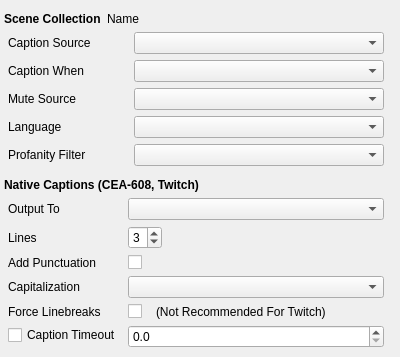
     <widget class="QWidget" name="tab">
      <attribute name="title">
       <string>General</string>
      </attribute>
      <layout class="QVBoxLayout" name="verticalLayout_2">
       <property name="spacing">
        <number>6</number>
       </property>
       <property name="leftMargin">
        <number>4</number>
       </property>
       <property name="topMargin">
        <number>12</number>
       </property>
       <property name="rightMargin">
        <number>12</number>
       </property>
       <property name="bottomMargin">
        <number>4</number>
       </property>
       <item>
        <widget class="QFrame" name="generalSceneCollectionWidget">
         <property name="sizePolicy">
          <sizepolicy hsizetype="Preferred" vsizetype="Fixed">
           <horstretch>0</horstretch>
           <verstretch>0</verstretch>
          </sizepolicy>
         </property>
         <property name="frameShape">
          <enum>QFrame::NoFrame</enum>
         </property>
         <property name="frameShadow">
          <enum>QFrame::Plain</enum>
         </property>
         <property name="lineWidth">
          <number>0</number>
         </property>
         <layout class="QFormLayout" name="formLayout_2">
          <property name="labelAlignment">
           <set>Qt::AlignLeading|Qt::AlignLeft|Qt::AlignVCenter</set>
          </property>
          <property name="formAlignment">
           <set>Qt::AlignLeading|Qt::AlignLeft|Qt::AlignTop</set>
          </property>
          <property name="verticalSpacing">
           <number>0</number>
          </property>
          <property name="leftMargin">
           <number>0</number>
          </property>
          <property name="topMargin">
           <number>0</number>
          </property>
          <property name="rightMargin">
           <number>0</number>
          </property>
          <property name="bottomMargin">
           <number>0</number>
          </property>
          <item row="1" column="0">
           <widget class="QLabel" name="sceneCollectionNameLabel_GeneralLeft">
            <property name="font">
             <font>
              <bold>true</bold>
             </font>
            </property>
            <property name="text">
             <string>Scene Collection</string>
            </property>
           </widget>
          </item>
          <item row="1" column="1">
           <widget class="QLabel" name="sceneCollectionNameLabel_GeneralRight">
            <property name="text">
             <string>Name</string>
            </property>
           </widget>
          </item>
         </layout>
        </widget>
       </item>
       <item>
        <widget class="QWidget" name="widget_2" native="true">
         <property name="sizePolicy">
          <sizepolicy hsizetype="Preferred" vsizetype="Fixed">
           <horstretch>0</horstretch>
           <verstretch>0</verstretch>
          </sizepolicy>
         </property>
         <layout class="QFormLayout" name="formLayout">
          <property name="sizeConstraint">
           <enum>QLayout::SetNoConstraint</enum>
          </property>
          <property name="labelAlignment">
           <set>Qt::AlignLeading|Qt::AlignLeft|Qt::AlignVCenter</set>
          </property>
          <property name="formAlignment">
           <set>Qt::AlignLeading|Qt::AlignLeft|Qt::AlignTop</set>
          </property>
          <property name="verticalSpacing">
           <number>6</number>
          </property>
          <property name="leftMargin">
           <number>4</number>
          </property>
          <property name="topMargin">
           <number>0</number>
          </property>
          <property name="rightMargin">
           <number>4</number>
          </property>
          <property name="bottomMargin">
           <number>0</number>
          </property>
          <item row="0" column="0">
           <widget class="QLabel" name="label">
            <property name="sizePolicy">
             <sizepolicy hsizetype="Fixed" vsizetype="Preferred">
              <horstretch>0</horstretch>
              <verstretch>0</verstretch>
             </sizepolicy>
            </property>
            <property name="text">
             <string>Caption Source</string>
            </property>
           </widget>
          </item>
          <item row="0" column="1">
           <widget class="QComboBox" name="sourcesComboBox">
            <property name="sizePolicy">
             <sizepolicy hsizetype="Preferred" vsizetype="Fixed">
              <horstretch>0</horstretch>
              <verstretch>0</verstretch>
             </sizepolicy>
            </property>
            <property name="minimumSize">
             <size>
              <width>250</width>
              <height>0</height>
             </size>
            </property>
           </widget>
          </item>
          <item row="1" column="0">
           <widget class="QLabel" name="captionWhenLabel">
            <property name="text">
             <string>Caption When</string>
            </property>
           </widget>
          </item>
          <item row="1" column="1">
           <widget class="QComboBox" name="captionWhenComboBox">
            <property name="sizePolicy">
             <sizepolicy hsizetype="Preferred" vsizetype="Fixed">
              <horstretch>0</horstretch>
              <verstretch>0</verstretch>
             </sizepolicy>
            </property>
            <property name="minimumSize">
             <size>
              <width>250</width>
              <height>0</height>
             </size>
            </property>
           </widget>
          </item>
          <item row="2" column="0">
           <widget class="QLabel" name="muteSourceLabel">
            <property name="text">
             <string>Mute Source</string>
            </property>
           </widget>
          </item>
          <item row="2" column="1">
           <widget class="QComboBox" name="muteSourceComboBox">
            <property name="sizePolicy">
             <sizepolicy hsizetype="Preferred" vsizetype="Fixed">
              <horstretch>0</horstretch>
              <verstretch>0</verstretch>
             </sizepolicy>
            </property>
            <property name="minimumSize">
             <size>
              <width>250</width>
              <height>0</height>
             </size>
            </property>
           </widget>
          </item>
          <item row="3" column="0">
           <widget class="QLabel" name="label_6">
            <property name="minimumSize">
             <size>
              <width>120</width>
              <height>0</height>
             </size>
            </property>
            <property name="text">
             <string>Language </string>
            </property>
           </widget>
          </item>
          <item row="3" column="1">
           <widget class="QComboBox" name="languageComboBox">
            <property name="sizePolicy">
             <sizepolicy hsizetype="Preferred" vsizetype="Fixed">
              <horstretch>0</horstretch>
              <verstretch>0</verstretch>
             </sizepolicy>
            </property>
            <property name="minimumSize">
             <size>
              <width>250</width>
              <height>0</height>
             </size>
            </property>
           </widget>
          </item>
          <item row="4" column="0">
           <widget class="QLabel" name="profanitFilterLabel">
            <property name="text">
             <string>Profanity Filter</string>
            </property>
           </widget>
          </item>
          <item row="4" column="1">
           <widget class="QComboBox" name="profanityFilterComboBox">
            <property name="sizePolicy">
             <sizepolicy hsizetype="Preferred" vsizetype="Fixed">
              <horstretch>0</horstretch>
              <verstretch>0</verstretch>
             </sizepolicy>
            </property>
            <property name="minimumSize">
             <size>
              <width>250</width>
              <height>0</height>
             </size>
            </property>
           </widget>
          </item>
          <item row="5" column="1">
           <widget class="QWidget" name="apiKeyWidget" native="true">
            <property name="minimumSize">
             <size>
              <width>250</width>
              <height>0</height>
             </size>
            </property>
            <layout class="QHBoxLayout" name="horizontalLayout_2">
             <property name="spacing">
              <number>4</number>
             </property>
             <property name="leftMargin">
              <number>0</number>
             </property>
             <property name="topMargin">
              <number>0</number>
             </property>
             <property name="rightMargin">
              <number>0</number>
             </property>
             <property name="bottomMargin">
              <number>0</number>
             </property>
            </layout>
           </widget>
          </item>
         </layout>
        </widget>
       </item>
       <item>
        <widget class="QLabel" name="label_5">
         <property name="font">
          <font>
           <bold>true</bold>
          </font>
         </property>
         <property name="text">
          <string>Native Captions (CEA-608, Twitch)</string>
         </property>
        </widget>
       </item>
       <item>
        <widget class="QFrame" name="frame">
         <property name="sizePolicy">
          <sizepolicy hsizetype="Preferred" vsizetype="Fixed">
           <horstretch>0</horstretch>
           <verstretch>0</verstretch>
          </sizepolicy>
         </property>
         <property name="frameShape">
          <enum>QFrame::NoFrame</enum>
         </property>
         <property name="frameShadow">
          <enum>QFrame::Raised</enum>
         </property>
         <layout class="QFormLayout" name="formLayout_5">
          <property name="labelAlignment">
           <set>Qt::AlignLeading|Qt::AlignLeft|Qt::AlignVCenter</set>
          </property>
          <property name="formAlignment">
           <set>Qt::AlignLeading|Qt::AlignLeft|Qt::AlignTop</set>
          </property>
          <property name="leftMargin">
           <number>4</number>
          </property>
          <property name="topMargin">
           <number>0</number>
          </property>
          <property name="rightMargin">
           <number>4</number>
          </property>
          <property name="bottomMargin">
           <number>4</number>
          </property>
          <item row="0" column="0">
           <widget class="QLabel" name="nativeOutputToLabel">
            <property name="text">
             <string>Output To</string>
            </property>
           </widget>
          </item>
          <item row="0" column="1">
           <widget class="QComboBox" name="outputTargetComboBox">
            <property name="sizePolicy">
             <sizepolicy hsizetype="Preferred" vsizetype="Fixed">
              <horstretch>0</horstretch>
              <verstretch>0</verstretch>
             </sizepolicy>
            </property>
            <property name="minimumSize">
             <size>
              <width>250</width>
              <height>0</height>
             </size>
            </property>
           </widget>
          </item>
          <item row="1" column="0">
           <widget class="QLabel" name="nativeLineCountLabel">
            <property name="text">
             <string>Lines</string>
            </property>
           </widget>
          </item>
          <item row="1" column="1">
           <widget class="QSpinBox" name="lineCountSpinBox">
            <property name="sizePolicy">
             <sizepolicy hsizetype="Fixed" vsizetype="Fixed">
              <horstretch>0</horstretch>
              <verstretch>0</verstretch>
             </sizepolicy>
            </property>
            <property name="minimum">
             <number>1</number>
            </property>
            <property name="maximum">
             <number>4</number>
            </property>
            <property name="value">
             <number>3</number>
            </property>
           </widget>
          </item>
          <item row="4" column="0">
           <widget class="QLabel" name="nativeForceLinebreaksLabel">
            <property name="text">
             <string>Force Linebreaks</string>
            </property>
           </widget>
          </item>
          <item row="4" column="1">
           <widget class="QWidget" name="widget_7" native="true">
            <layout class="QHBoxLayout" name="horizontalLayout_5">
             <property name="spacing">
              <number>14</number>
             </property>
             <property name="leftMargin">
              <number>0</number>
             </property>
             <property name="topMargin">
              <number>0</number>
             </property>
             <property name="rightMargin">
              <number>0</number>
             </property>
             <property name="bottomMargin">
              <number>0</number>
             </property>
             <item>
              <widget class="QCheckBox" name="insertLinebreaksCheckBox">
               <property name="text">
                <string/>
               </property>
              </widget>
             </item>
             <item>
              <widget class="QLabel" name="nativeLinebreaksNotRecommendendLabel">
               <property name="text">
                <string>(Not Recommended For Twitch)</string>
               </property>
              </widget>
             </item>
             <item>
              <spacer name="horizontalSpacer_2">
               <property name="orientation">
                <enum>Qt::Horizontal</enum>
               </property>
               <property name="sizeHint" stdset="0">
                <size>
                 <width>20</width>
                 <height>10</height>
                </size>
               </property>
              </spacer>
             </item>
            </layout>
           </widget>
          </item>
          <item row="5" column="0">
           <widget class="QCheckBox" name="captionTimeoutEnabledCheckBox">
            <property name="text">
             <string>Caption Timeout</string>
            </property>
           </widget>
          </item>
          <item row="5" column="1">
           <widget class="QDoubleSpinBox" name="captionTimeoutDoubleSpinBox">
            <property name="decimals">
             <number>1</number>
            </property>
           </widget>
          </item>
          <item row="2" column="0">
           <widget class="QLabel" name="label_22">
            <property name="text">
             <string>Add Punctuation </string>
            </property>
           </widget>
          </item>
          <item row="2" column="1">
           <widget class="QCheckBox" name="addPunctuationCheckBox">
            <property name="text">
             <string/>
            </property>
           </widget>
          </item>
          <item row="3" column="0">
           <widget class="QLabel" name="label_15">
            <property name="text">
             <string>Capitalization</string>
            </property>
           </widget>
          </item>
          <item row="3" column="1">
           <widget class="QComboBox" name="capitalizationComboBox">
            <property name="sizePolicy">
             <sizepolicy hsizetype="Preferred" vsizetype="Fixed">
              <horstretch>0</horstretch>
              <verstretch>0</verstretch>
             </sizepolicy>
            </property>
            <property name="minimumSize">
             <size>
              <width>250</width>
              <height>0</height>
             </size>
            </property>
           </widget>
          </item>
         </layout>
        </widget>
       </item>
       <item>
        <spacer name="verticalSpacer_5">
         <property name="orientation">
          <enum>Qt::Vertical</enum>
         </property>
         <property name="sizeHint" stdset="0">
          <size>
           <width>10</width>
           <height>1</height>
          </size>
         </property>
        </spacer>
       </item>
      </layout>
     </widget>
